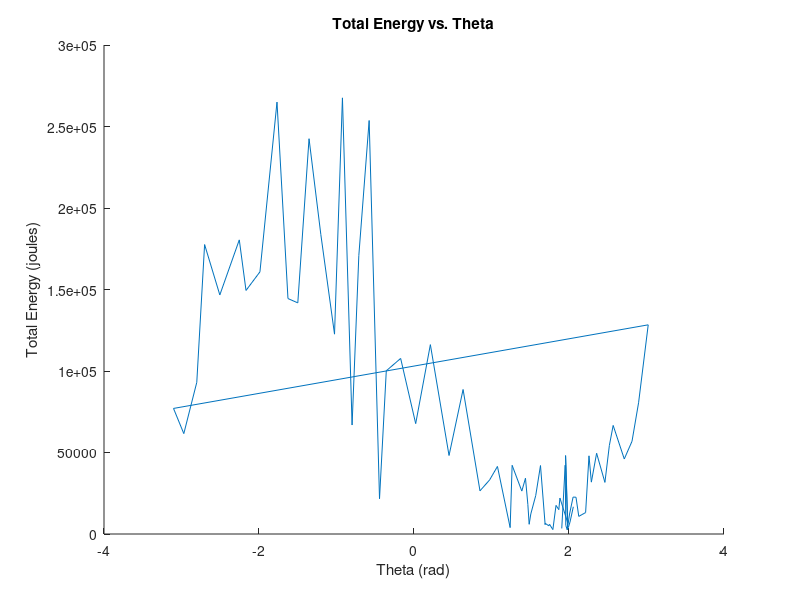

This chart was generated by the following MATLAB code:
function res = validate_energy
    % manipulate variable plotTo to show how much data gets shown (i.e.
    % how many revolutions
    clf;
    hold on;
    load knee2.csv;
    load torso2.csv;
    m_knee = 1;
    m_torso = 1;
    g = 9.8;
    T = knee2(:, 1);
    kneeX = knee2(:, 2);
    kneeY = knee2(:, 3);
    torsoX = torso2(:, 2);
    torsoY = torso2(:, 3);
    for i = 1:length(T)
        Theta1(i) = atan2(torsoY(i),torsoX(i));
        Theta2(i) = atan2((kneeY(i)-torsoY(i)),(kneeX(i)-torsoX(i)));
        Amplitude(i) = Theta2(i)-Theta1(i);
    end
    theta_vs_te = zeros(length(T)-1,2);
    for i = 1:(length(T)-1)
        dt = T(i+1) - T(i);
        Vx_knee(i) = (kneeX(i+1)-kneeX(i))/dt;
        Vy_knee(i) = (kneeY(i+1)-kneeY(i))/dt;
        Vx_torso(i) = (torsoX(i+1)-torsoX(i))/dt;
        Vy_torso(i) = (torsoY(i+1)-torsoY(i))/dt;
        Speed_torso(i) = sqrt(Vx_torso(i)^2 + Vy_torso(i)^2);
        KE(i) = .5 * m_knee * (Vx_knee(i)^2 + Vy_knee(i)^2) + .5 * m_torso * (Vx_torso(i)^2 + Vy_torso(i)^2);
        PE(i) = m_knee*g*kneeY(i) + m_torso*g*torsoY(i);
        TE(i) = KE(i)+PE(i);
        theta_vs_te(i,:) = [Theta1(i), TE(i)];
    end
    plotTo = 70; %(max = 169)
    plot(theta_vs_te(1:plotTo,1),theta_vs_te(1:plotTo, 2));
    xlabel('Theta (rad)');
    ylabel('Total Energy (joules)');
    title('Total Energy vs. Theta');
    %plot(Theta1, 'r');
    %plot(Theta2,  'g');
   % plot(Amplitude, 'b');
  %  plot(Amplitude);
    period = 3.04-0.968;
    disp(Speed_torso);
    
end